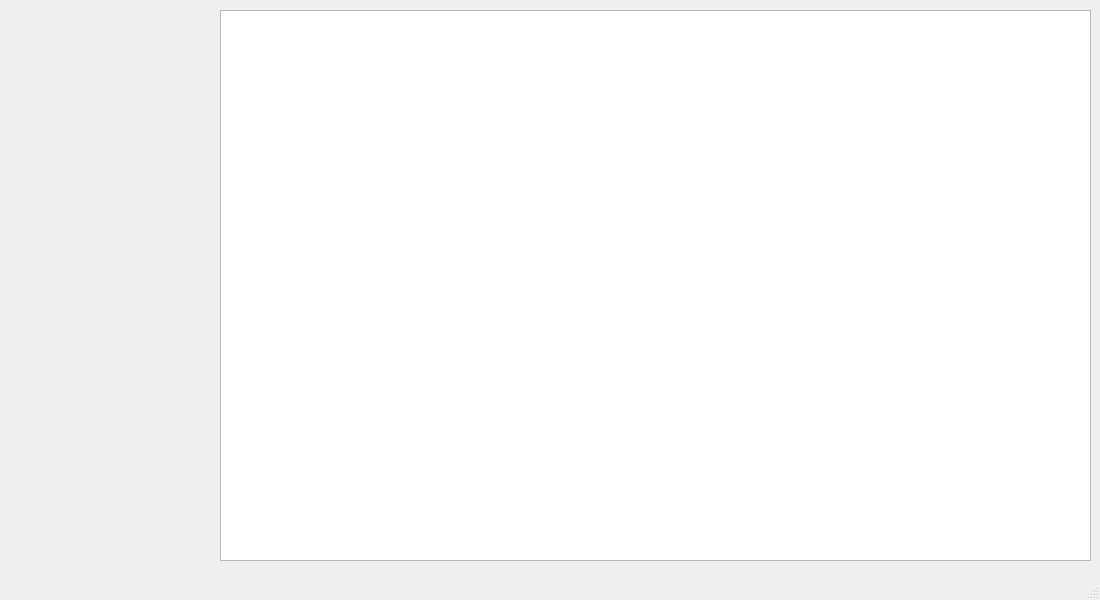
<?xml version="1.0" encoding="UTF-8"?>
<ui version="4.0">
 <class>MainWindow</class>
 <widget class="QMainWindow" name="MainWindow">
  <property name="geometry">
   <rect>
    <x>0</x>
    <y>0</y>
    <width>1100</width>
    <height>600</height>
   </rect>
  </property>
  <property name="windowTitle">
   <string>Warthog Holiday Work - Breno Cunha Queiroz</string>
  </property>
  <widget class="QWidget" name="centralWidget">
   <widget class="QGraphicsView" name="graphicsView">
    <property name="geometry">
     <rect>
      <x>220</x>
      <y>10</y>
      <width>871</width>
      <height>551</height>
     </rect>
    </property>
   </widget>
  </widget>
  <widget class="QStatusBar" name="statusBar"/>
 </widget>
 <layoutdefault spacing="6" margin="11"/>
 <resources/>
 <connections/>
</ui>
